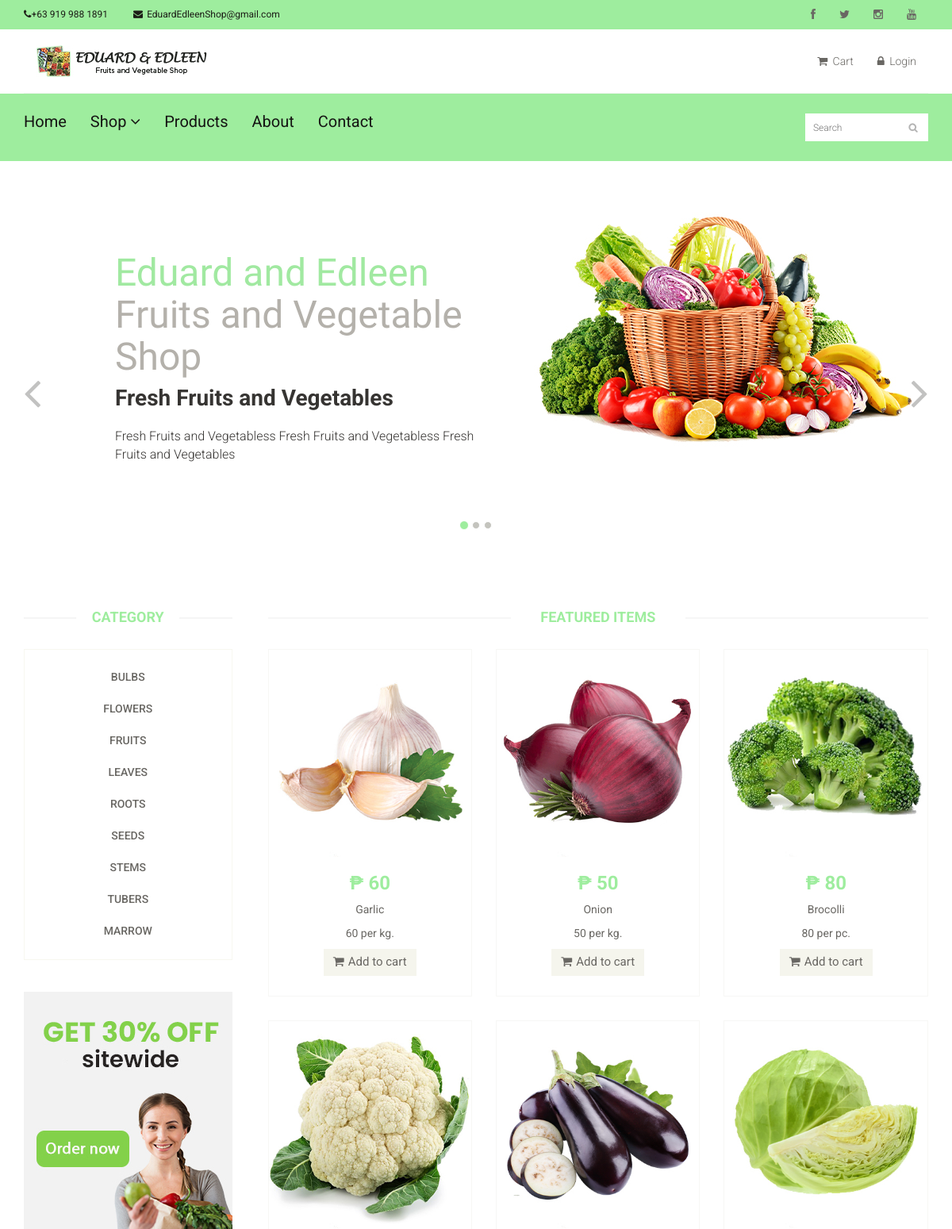
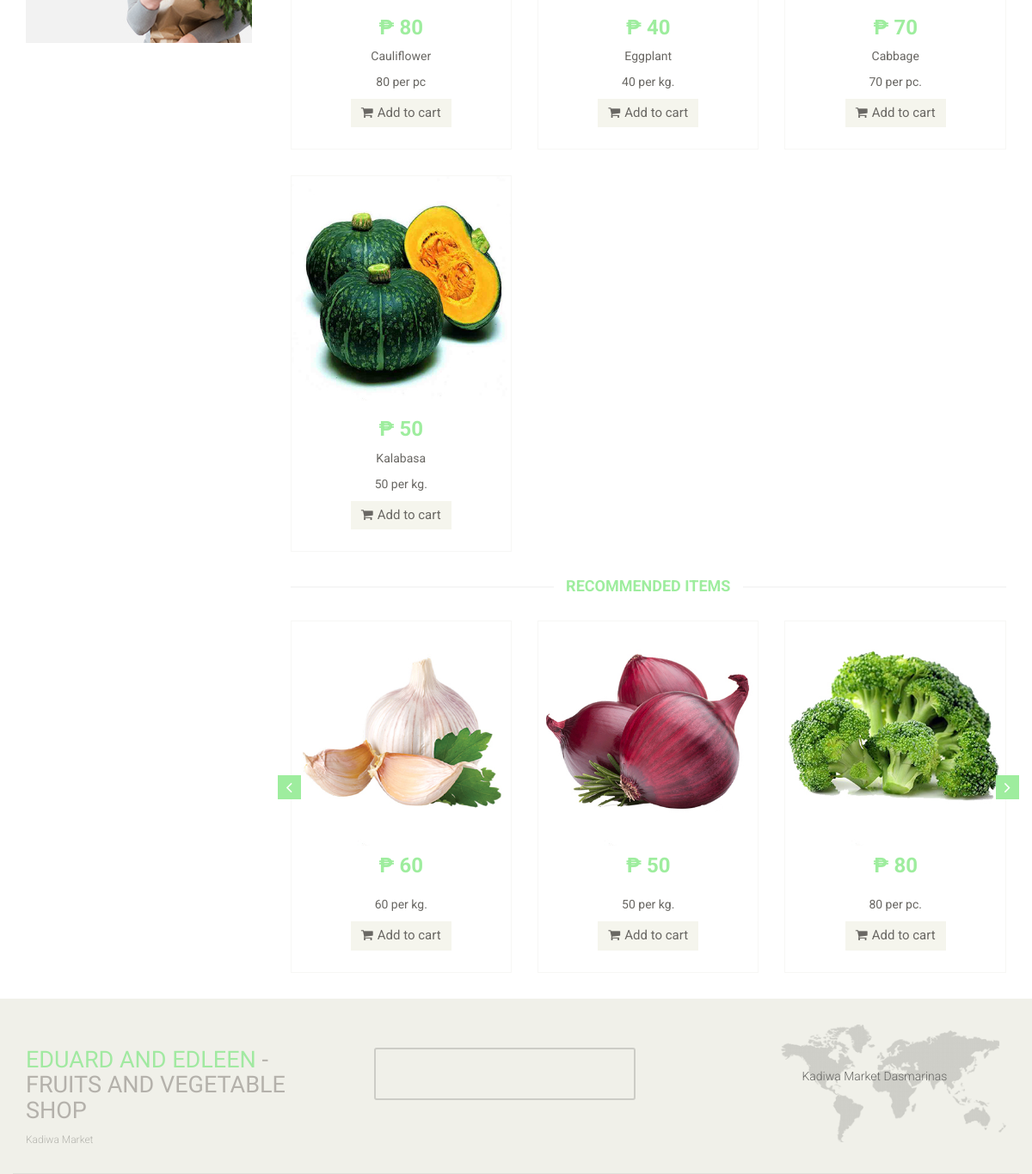
The page / on the database its author committed (2 pictures, top to bottom).
### tables this page shows
CREATE TABLE `tblcontact` (
  `CMS_CONTACT_ID` int(11) NOT NULL,
  `CMS_CONTACT_NAME` varchar(255) NOT NULL,
  `CMS_CONTACT_ADDRESS` varchar(255) NOT NULL,
  `CMS_CONTACT_EMAIL` varchar(255) NOT NULL,
  `CMS_CONTACT_PHONE` varchar(255) NOT NULL,
  `CMS_CONTACT_FB` varchar(255) NOT NULL,
  `CMS_CONTACT_IG` varchar(255) NOT NULL,
  `CMS_CONTACT_TWT` varchar(255) NOT NULL
);

CREATE TABLE `tblabout` (
  `CMS_ABOUT_ID` int(11) NOT NULL,
  `CMS_ABOUT_STORY` varchar(1999) NOT NULL,
  `CMS_ABOUT_MISSION` varchar(1999) NOT NULL,
  `CMS_ABOUT_VISION` varchar(1999) NOT NULL,
  `CMS_ABOUT_BUSINESSLOGO` varchar(255) NOT NULL
);

CREATE TABLE `tbl_homeinfo` (
  `CMS_HOME_ID` int(11) NOT NULL,
  `CMS_SLIDER_1_PICTURE` varchar(255) NOT NULL,
  `CMS_SLIDER_1_TITLE` varchar(255) NOT NULL,
  `CMS_SLIDER_1_SUBTITLE` varchar(255) NOT NULL,
  `CMS_SLIDER_2_PICTURE` varchar(255) NOT NULL,
  `CMS_SLIDER_2_TITLE` varchar(255) NOT NULL,
  `CMS_SLIDER_2_SUBTITLE` varchar(255) NOT NULL,
  `CMS_SLIDER_3_PICTURE` varchar(255) NOT NULL,
  `CMS_SLIDER_3_TITLE` varchar(255) NOT NULL,
  `CMS_SLIDER_3_SUBTITLE` varchar(255) NOT NULL
);

CREATE TABLE `tblcategory` (
  `CATEGID` int(11) NOT NULL,
  `CATEGORIES` varchar(255) NOT NULL,
  `USERID` int(11) NOT NULL
);

CREATE TABLE `tblpromopro` (
  `PROMOID` int(11) NOT NULL,
  `PROID` int(11) NOT NULL,
  `PRODISCOUNT` double NOT NULL,
  `PRODISPRICE` double NOT NULL,
  `PROBANNER` tinyint(4) NOT NULL,
  `PRONEW` tinyint(4) NOT NULL
);

CREATE TABLE `tblproduct` (
  `PROID` int(11) NOT NULL,
  `PRODNAME` varchar(100) NOT NULL,
  `PRODESC` varchar(255) DEFAULT NULL,
  `INGREDIENTS` varchar(255) NOT NULL,
  `PROQTY` int(11) DEFAULT NULL,
  `ORIGINALPRICE` double NOT NULL,
  `PROPRICE` double DEFAULT NULL,
  `CATEGID` int(11) DEFAULT NULL,
  `IMAGES` varchar(255) DEFAULT NULL,
  `PROSTATS` varchar(30) DEFAULT NULL,
  `OWNERNAME` varchar(90) NOT NULL,
  `OWNERPHONE` varchar(90) NOT NULL,
  `PROD_STATUS` varchar(255) NOT NULL DEFAULT 'Active'
);

### index.php (called while the page is built, shortened)
<?php
require_once ("include/initialize.php");
require_once("theme/templates.php");
?>

### include/database.php (called while the page is built, shortened)
<?php
class Database {
	var $sql_string = '';
	private $conn;
	public function open_connection() {
		$this->conn = mysqli_connect(server,user,pass);
		if(!$this->conn){
			echo "Problem in database connection! Contact administrator!";
			exit();
		}else{
			$db_select = mysqli_select_db($this->conn,database_name);
		}
	}
	function setQuery($sql='') {
		$this->sql_string=$sql;
	}
	function executeQuery() {
		$result = mysqli_query($this->conn,$this->sql_string);
		return $result;
	}
	private function confirm_query($result) {
		return $result;
	}
	function loadResultList( $key='' ) {
		$cur = $this->executeQuery();
		$array = array();
		while ($row = mysqli_fetch_object($cur)) {
			if ($key) {
				$array[$row->$key] = $row;
			} else {
				$array[] = $row;
			}
		}
		return $array;
	}
	function loadSingleResult() {
		$cur = $this->executeQuery();
		while ($row = mysqli_fetch_object($cur)) {
		return $data = $row;
		}
	}
}
$mydb = new Database();
?>

### home.php (the view, shortened to what this page needs)
<section id="slider">
    <div class="container">
      <div class="row">
        <div class="col-sm-12">
          <div id="slider-carousel" class="carousel slide" data-ride="carousel">
            <ol class="carousel-indicators">
              <li data-target="#slider-carousel" data-slide-to="0" class="active"></li>
              <li data-target="#slider-carousel" data-slide-to="1"></li>
              <li data-target="#slider-carousel" data-slide-to="2"></li>
            </ol>
            <div class="carousel-inner" style="height:500px;">
              <div class="item active">
              <?php
                    $query = "SELECT * FROM `tbl_homeinfo` ";
                    $mydb->setQuery($query);
                    $slider1details = $mydb->loadSingleResult();
                ?>
                <div class="col-sm-6">
                  <h1><span>Eduard and Edleen</span> <br>Fruits and Vegetable Shop</h1>
                  <h2><?php echo $slider1details->CMS_SLIDER_1_TITLE; ?></h2>
                  <p><?php echo $slider1details->CMS_SLIDER_1_SUBTITLE; ?></p>
                </div>
                <div class="col-sm-6">
                  <img src="<?php echo "admin/cms/".$slider1details->CMS_SLIDER_1_PICTURE; ?>" class="girl img-responsive" alt="" />
                </div>
              </div>
            </div>
            <a href="#slider-carousel" class="left control-carousel hidden-xs" data-slide="prev">
              <i class="fa fa-angle-left"></i>
            </a>
            <a href="#slider-carousel" class="right control-carousel hidden-xs" data-slide="next">
              <i class="fa fa-angle-right"></i>
            </a>
          </div>
        </div>
      </div>
    </div>
  </section>
  <section class="bgcontent">
    <div class="container">
      <div class="row">
        <div class="col-sm-3">
            <?php include 'sidebar.php'; ?>
        </div>
        <div class="col-sm-9 padding-right">
          <div class="features_items">
            <h2 class="title text-center">Featured Items</h2>
            <?php
            $query = "SELECT * FROM `tblpromopro` pr , `tblproduct` p , `tblcategory` c
            WHERE pr.`PROID`=p.`PROID` AND  p.`CATEGID` = c.`CATEGID`  AND PROQTY>0 ";
            $mydb->setQuery($query);
            $cur = $mydb->loadResultList();
            foreach ($cur as $result) {
              ?>
               <form   method="POST" action="cart/controller.php?action=add">
            <div class="col-sm-4">
              <div class="product-image-wrapper">
                <div class="single-products">
                    <div class="productinfo text-center">
                      <img src="<?php  echo web_root.'admin/products/'. $result->IMAGES; ?>" alt="" class="productimages">
                      <h2>&#8369 <?php  echo $result->PRODISPRICE; ?></h2>
                      <p><?php  echo    $result->PRODNAME; ?></p>
                      <p><?php  echo    $result->PRODESC; ?></p>
                      <button type="submit" name="btnorder" class="btn btn-default add-to-cart"><i class="fa fa-shopping-cart"></i>Add to cart</button>
                    </div>
                </div>
              </div>
            </div>
          </form>
       <?php  } ?>
          </div>
          <div class="recommended_items">
            <h2 class="title text-center">recommended items</h2>
            <div id="recommended-item-carousel" class="carousel slide" data-ride="carousel">
              <div class="carousel-inner">
                <div class="item active">
                         <?php
                    $query = "SELECT * FROM `tblpromopro` pr , `tblproduct` p , `tblcategory` c
                    WHERE pr.`PROID`=p.`PROID` AND  p.`CATEGID` = c.`CATEGID`  AND PROQTY>0 limit 3 ";
                    $mydb->setQuery($query);
                    $cur = $mydb->loadResultList();
                    foreach ($cur as $result) {
                  ?>
                      <form   method="POST" action="cart/controller.php?action=add">
                  <div class="col-sm-4">
                    <div class="product-image-wrapper">
                      <div class="single-products">
                        <div class="productinfo text-center">
                          <img src="<?php  echo web_root.'admin/products/'. $result->IMAGES; ?>" alt="" />
                          <h2>&#8369 <?php  echo $result->PRODISPRICE; ?></h2>
                          <p><?php  echo    $result->PRODESC; ?></p>
                           <button type="submit" name="btnorder" class="btn btn-default add-to-cart"><i class="fa fa-shopping-cart"></i>Add to cart</button>
                        </div>
                      </div>
                    </div>
                  </div>
                </form>
                  <?php } ?>
                </div>
              </div>
               <a class="left recommended-item-control" href="#recommended-item-carousel" data-slide="prev">
                <i class="fa fa-angle-left"></i>
                </a>
                <a class="right recommended-item-control" href="#recommended-item-carousel" data-slide="next">
                <i class="fa fa-angle-right"></i>
                </a>
            </div>
          </div>
        </div>
      </div>
    </div>
  </section>

### theme/templates.php (shortened to what this page needs)
<!DOCTYPE html>
<html lang="en">
<head>
    <link href="css/bootstrap.min.css" rel="stylesheet">
    <link href="css/font-awesome.min.css" rel="stylesheet">
    <link href="css/prettyPhoto.css" rel="stylesheet">
    <link href="css/price-range.css" rel="stylesheet">
    <link href="css/animate.css" rel="stylesheet">
  <link href="css/main.css" rel="stylesheet">
  <link href="css/responsive.css" rel="stylesheet">
    <link rel="stylesheet" href="css/multizoom.css" type="text/css" />
</head>
</head>
<body style="background-color:white" onload="totalprice()" >
  <header id="header">
    <div class="header_top">
      <div class="container">
        <div class="row">
          <div class="col-sm-6">
            <div class="contactinfo">
              <ul class="nav nav-pills">
              <?php
                $query = "SELECT * FROM `tblcontact` ";
                    $mydb->setQuery($query);
                    $contactcur = $mydb->loadSingleResult();
                ?>
                <li><a href="#"><i class="fa fa-phone"></i><?php echo $contactcur->CMS_CONTACT_PHONE ?></a></li>
                <li><a href="#"><i class="fa fa-envelope" style="margin-right:5px;"></i><?php echo  $contactcur->CMS_CONTACT_EMAIL ?></a></li>
              </ul>
            </div>
          </div>
          <div class="col-sm-6">
            <div class="social-icons pull-right">
              <ul class="nav navbar-nav">
                <li><a href="<?php echo  $contactcur->CMS_CONTACT_FB ?>"><i class="fa fa-facebook"></i></a></li>
                <li><a href="<?php echo  $contactcur->CMS_CONTACT_TWT ?>"><i class="fa fa-twitter"></i></a></li>
                <li><a href="<?php echo  $contactcur->CMS_CONTACT_IG ?>"><i class="fa fa-instagram"></i></a></li>
                <li><a href="#"><i class="fa fa-youtube"></i></a></li>
              </ul>
            </div>
          </div>
        </div>
      </div>
    </div>
    <div class="header-middle">
      <div class="container">
        <div class="row">
          <div class="col-md-4 clearfix">
            <div class="logo pull-left">
            <?php
                    $query = "SELECT * FROM `tblabout` ";
                    $mydb->setQuery($query);
                    $logocur = $mydb->loadSingleResult();
                ?>
              <a href="<?php echo web_root?>"><img src="<?php echo web_root."admin/cms/".$logocur->CMS_ABOUT_BUSINESSLOGO?>" alt="" /></a>
            </div>
          </div>
          <div class="col-md-8 clearfix">
            <div class="shop-menu clearfix pull-right">
              <ul class="nav navbar-nav">
                <li><a href="<?php echo web_root;?>index.php?q=cart"><i class="fa fa-shopping-cart"></i> Cart</a></li>
                <?php if (isset($_SESSION['CUSID'] )) { ?>
                  <li><a href="<?php echo web_root?>index.php?q=profile"><i class="fa fa-user"></i> Account</a></li>
                  <li><a   href="<?php echo web_root?>logout.php"><i class="fa fa-lock"></i> Logout</a></li>
                <?php }else{ ?>
                <li><a data-target="#smyModal" data-toggle="modal"  href=""><i class="fa fa-lock"></i> Login</a></li>
              <?php } ?>
              </ul>
            </div>
          </div>
        </div>
      </div>
    </div>
    <div class="header-bottom">
      <div class="container">
        <div class="row">
          <div class="col-sm-9">
            <div class="mainmenu pull-left">
              <ul class="nav navbar-nav collapse navbar-collapse">
                <li><a href="<?php echo web_root;?>">Home</a></li>
                <li class="dropdown"><a href="#">Shop<i class="fa fa-angle-down"></i></a>
                                </li>
                <li><a href="<?php web_root?>index.php?q=product">Products</a></li>
                <li><a href="<?php web_root?>index.php?q=about">About</a></li>
                <li><a href="<?php web_root?>index.php?q=contact">Contact</a></li>
              </ul>
            </div>
          </div>
          <div class="col-sm-3">
            <form action="<?php echo web_root?>index.php?q=product" method="POST" >
              <div class="search_box pull-right">
                <input type="text" name="search" placeholder="Search"/>
              </div>
            </form>
          </div>
        </div>
      </div>
    </div>
  </header>
          <?php
            require_once $content;
         ?>
    <footer id="footer">
    <div class="footer-top">
      <div class="container">
        <div class="row">
          <div class="col-sm-4">
            <div class="companyinfo">
              <h2><span>Eduard and Edleen </span>- Fruits and Vegetable Shop</h2>
              <p>Kadiwa Market</p>
            </div>
          </div>
          <div class="col-sm-5">
            <div class="col-sm-6">
              <div class="video-gallery text-center">
                <a href="#">
                   <iframe  class="iframe-img"  src="https://www.youtube.com/embed/J4NvnuVhxus" frameborder="0" allow="accelerometer; autoplay; encrypted-media; gyroscope; picture-in-picture" allowfullscreen></iframe>
                </a>
              </div>
            </div>
          </div>
          <div class="col-sm-3">
            <div class="address">
              <img src="images/home/map.png" alt="" />
              <p>Kadiwa Market Dasmarinas </p>
            </div>
          </div>
        </div>
      </div>
    </div>
  </footer>
</body>
</html>

### sidebar.php
<div class="left-sidebar">
          <h2>Category</h2>
          <div class="panel-group category-products" id="accordian">
               <?php
                    $mydb->setQuery("SELECT * FROM `tblcategory`");
                    $cur = $mydb->loadResultList();
                   foreach ($cur as $result) {
                    echo ' <div class="categ panel panel-default">
                          <div class="panel-heading">
                            <h4 class="panel-title"><a href="index.php?q=product&category='.$result->CATEGORIES.'" >'.$result->CATEGORIES.'</a></h4>
                          </div>
                        </div>';
                    }
                ?>
          </div>
          <div class="shipping text-center">
            <img src="images/home/shipping.jpg" alt="" />
          </div>
        </div>

### rows shown on the page
tblcontact: CMS_CONTACT_PHONE "+63 919 988 1891", CMS_CONTACT_EMAIL "EduardEdleenShop@gmail.com"
tblabout: CMS_ABOUT_BUSINESSLOGO (picture)
tbl_homeinfo: CMS_SLIDER_1_TITLE "Fresh Fruits and Vegetables", CMS_SLIDER_1_SUBTITLE "Fresh Fruits and Vegetabless Fresh Fruits and Vegetabless Fresh Fruits and Vegetables", CMS_SLIDER_1_PICTURE (picture)
tblcategory: CATEGORIES "BULBS"
tblcategory: CATEGORIES "FLOWERS"
tblcategory: CATEGORIES "FRUITS"
tblcategory: CATEGORIES "LEAVES"
tblcategory: CATEGORIES "ROOTS"
tblcategory: CATEGORIES "SEEDS"
tblcategory: CATEGORIES "STEMS"
tblcategory: CATEGORIES "TUBERS"
tblcategory: CATEGORIES "MARROW"
tblpromopro: PROID.IMAGES (picture), PRODISPRICE "60", PROID.PRODNAME "Garlic", PROID.PRODESC "60 per kg."
tblpromopro: PROID.IMAGES (picture), PRODISPRICE "50", PROID.PRODNAME "Onion", PROID.PRODESC "50 per kg."
tblpromopro: PROID.IMAGES (picture), PRODISPRICE "80", PROID.PRODNAME "Brocolli", PROID.PRODESC "80 per pc."
tblpromopro: PROID.IMAGES (picture), PRODISPRICE "80", PROID.PRODNAME "Cauliflower", PROID.PRODESC "80 per pc"
tblpromopro: PROID.IMAGES (picture), PRODISPRICE "40", PROID.PRODNAME "Eggplant", PROID.PRODESC "40 per kg."
tblpromopro: PROID.IMAGES (picture), PRODISPRICE "70", PROID.PRODNAME "Cabbage", PROID.PRODESC "70 per pc."
tblpromopro: PROID.IMAGES (picture), PRODISPRICE "50", PROID.PRODNAME "Kalabasa", PROID.PRODESC "50 per kg."
